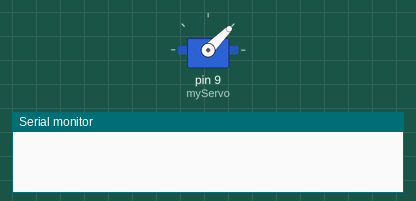
Bench run of a sketch on a simulated Arduino Uno, built with avr-gcc and run on an emulated ATmega328P. On the bench: servo, the last lines printed to the serial monitor.

Above: at 0.1 s.
At 11.3 s:
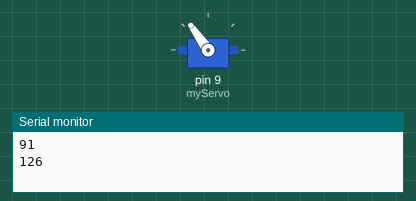
At 17.1 s:
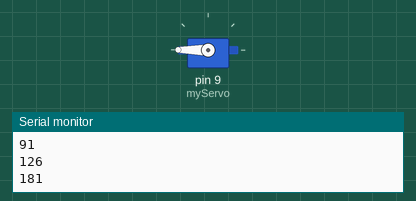
At 34.2 s:
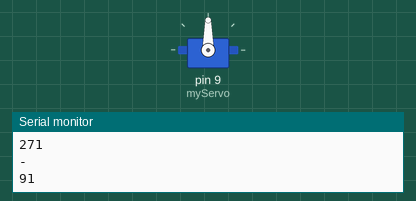
Timing chart, 0 to 40.0 s (numbered marks = the images above):
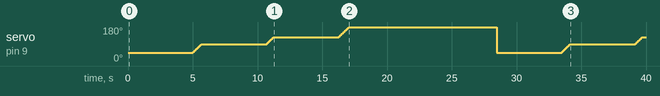

The sketch:

LightBoxMotor.ino
```cpp
#include <Servo.h>

Servo myServo;

int loc = 0; //servo location

void setup() {
   Serial.begin(9600);
   myServo.attach(9);
}

void loop() {
 for (loc = 0; loc <= 45; loc += 1) {
      //goes from 0 to 45 degrees
      myServo.write(45);
      delay(5000); ////stops motor for a few secs
      for (loc = 45; loc <= 90; loc += 1){
        myServo.write(loc);
        delay(15);
      }
      Serial.println (loc);
      myServo.write(90);
       delay(5000); //stops motor for 4 seconds
      for (loc = 90; loc <= 125; loc += 1) {
        // goes from 0 degrees to 180 degrees
        // in steps of 1 degree
        myServo.write(loc); // tell servo to go to position in variable 'pos'
        delay(15); // waits 15ms for the servo to reach the position
      }
       Serial.println (loc);
       myServo.write(125);
       delay(5000); //stops motor for 4 seconds
      for (loc = 125; loc <= 180; loc += 1) {
        // goes from 0 degrees to 180 degrees
        // in steps of 1 degree
        myServo.write(loc); // tell servo to go to position in variable 'pos'
        delay(15); // waits 15ms for the servo to reach the position
      }
      Serial.println (loc);
       myServo.write(180);
       delay(5000); //stops motor for 4 seconds
      for (loc = 180; loc <= 225; loc += 1) {
        // goes from 0 degrees to 180 degrees
        // in steps of 1 degree
        myServo.write(loc); // tell servo to go to position in variable 'pos'
        delay(15); // waits 15ms for the servo to reach the position
      }
      Serial.println (loc);
        myServo.write(225);
       delay(5000); //stops motor for 4 seconds
      for (loc = 225; loc <= 270; loc += 1) {
        // goes from 0 degrees to 180 degrees
        // in steps of 1 degree
        myServo.write(loc); // tell servo to go to position in variable 'pos'
        delay(15); // waits 15ms for the servo to reach the position
      }
      Serial.println (loc);
 }


  Serial.println ("-");

}
     /*  for (loc = 45; loc < 90; loc += 1) {
        // goes from 45 degrees to 90 degrees
        myServo.write(loc); // tell servo to go to position in variable 'loc'
        delay(15); // waits 15ms for the servo to reach the position
      }
}
}

 for (loc = 0; loc < 45; loc += 1) {
      //goes from 0 to 45 degrees
      myServo.write(45);
      delay(5000); ////stops motor for a few secs
for (loc = 45; loc < 90; loc +=1) {
  //goes from 45 to 90
 delay(15);
  myServo.write(0);
  //delay(15);

}
 }

      /*
       *   for (loc = 0; loc < 45; loc += 1) {
      //goes from 0 to 45 degrees
      myServo.write(45);
      delay(8000); ////stops motor for 8 seconds
      for (loc = 45; loc < 90; loc += 1) {
        // goes from 45 degrees to 90 degrees
        myServo.write(loc); // tell servo to go to position in variable 'loc'
        delay(15); // waits 15ms for the servo to reach the position
      }

      myservo.write(90);
      delay(4000); //stops motor for 4 seconds
      for (pos = 90; pos <= 180; pos += 1) {
        // goes from 0 degrees to 180 degrees
        // in steps of 1 degree
        myservo.write(pos); // tell servo to go to position in variable 'pos'
        delay(15); // waits 15ms for the servo to reach the position
      }
      //to make it go slower, increase the number.

}**/
```
